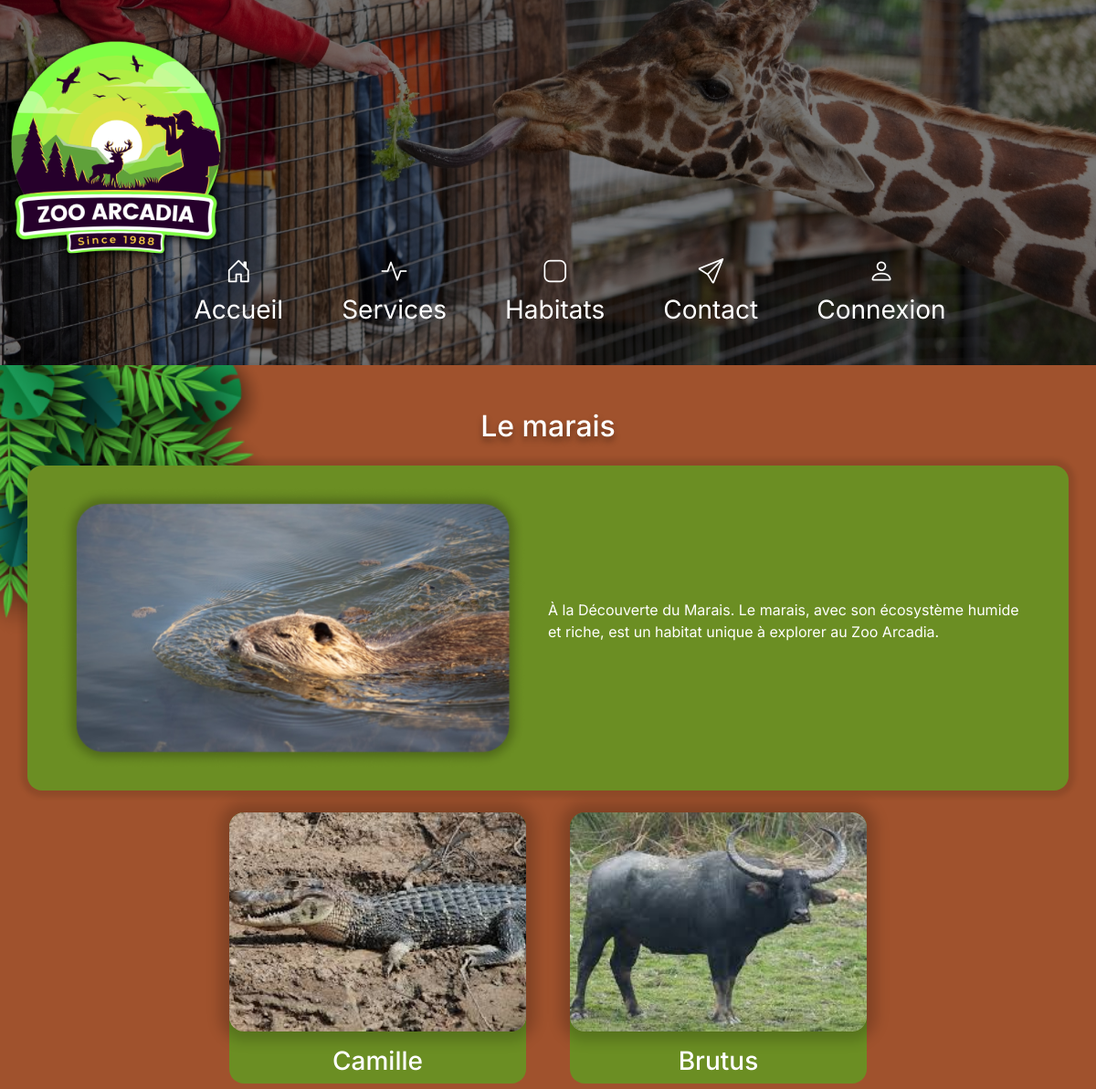
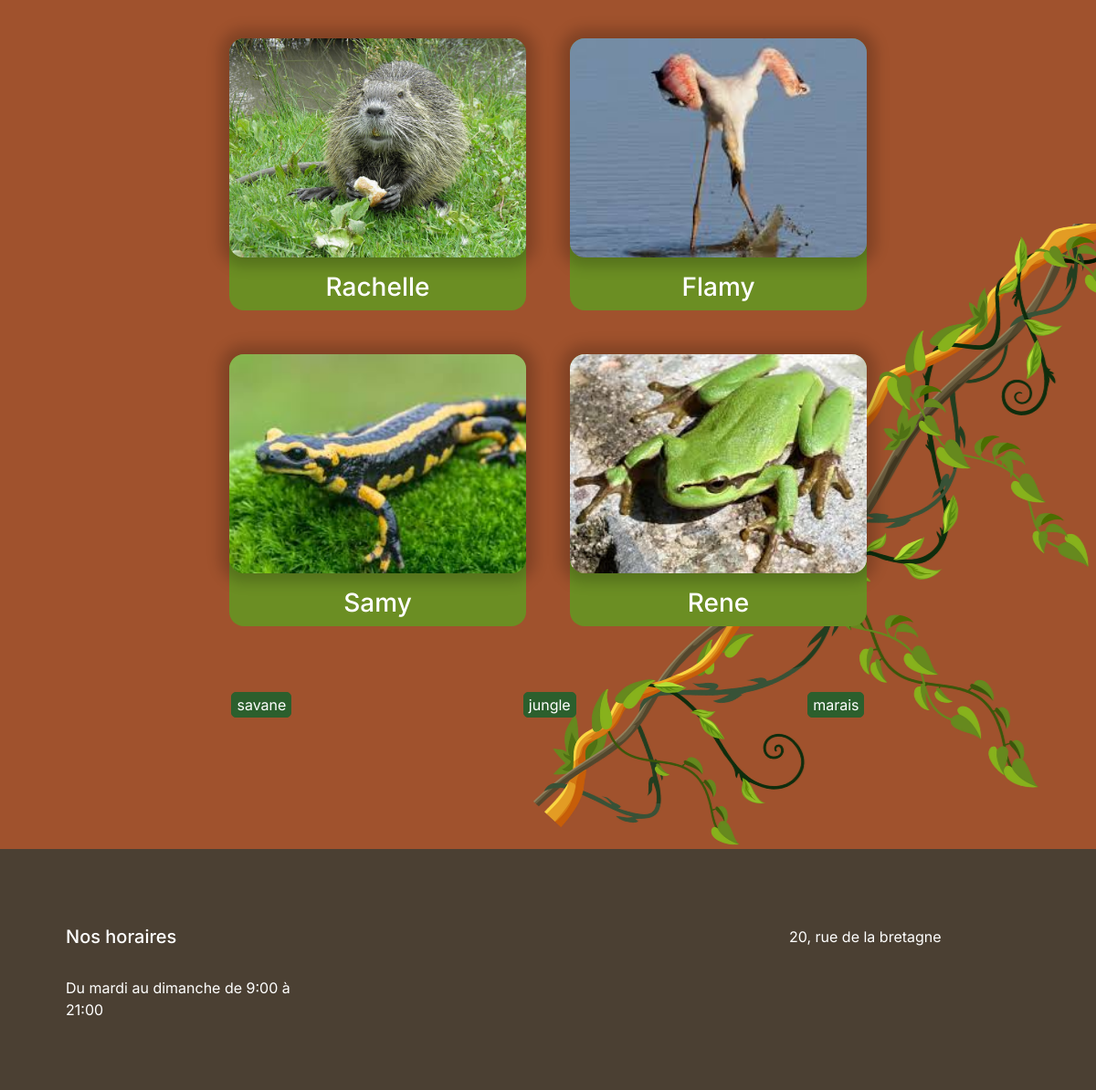
Screenshot of /public/index.php?page=habitat&id=3 with the database file from the repository (2 pictures, top to bottom).
### tables this page shows
CREATE TABLE contenu (
  id int(11) NOT NULL,
  titre varchar(250) NOT NULL,
  descriptions text DEFAULT NULL,
  images int(11) DEFAULT NULL,
  liens varchar(250) DEFAULT NULL,
  categorie varchar(250) NOT NULL
);

CREATE TABLE images (
  id_img int(11) NOT NULL,
  chemin varchar(250) DEFAULT NULL,
  infos varchar(250) DEFAULT NULL
);

CREATE TABLE animaux (
  id int(11) NOT NULL,
  prenom varchar(250) NOT NULL,
  race varchar(250) NOT NULL,
  habitat int(11) DEFAULT NULL,
  images int(11) DEFAULT NULL
);

CREATE TABLE habitat (
  id int(11) NOT NULL,
  titres varchar(250) NOT NULL,
  images int(11) DEFAULT NULL,
  liens varchar(250) DEFAULT NULL
);

### src/Models/Models.php (called while the page is built, shortened)
<?php
abstract class Models
{
    protected $pdo;
    private function setBdd()
    {
        $this->pdo = new PDO("mysql:host=localhost;dbname=zooarcadia", 'root', 'ok');
        $this->pdo->setAttribute(PDO::ATTR_ERRMODE, PDO::ERRMODE_EXCEPTION);
    }
    protected function getBdd(){
        return $this->pdo;
    }
    protected function getAllWhithImages($table,$obj)
    {
        $var = [];
        $stmt = $this->pdo->prepare("SELECT * FROM $table join images on $table.images = images.id_img;");
        $stmt->execute();
        while($data = $stmt->fetch(PDO::FETCH_ASSOC)){
            $var[] = new $obj($data);
        }
        return $var;
    }
}

### src/Models/Content.php (called while the page is built, shortened)
<?php
class Content extends Models
{
    private $titre;
    private $liens;
    private $descriptons;
    private $chemin;
    public function hydrate($data)
    {
        foreach ($data as $key => $value) {
            $method = 'set' . ucfirst($key);
        }
    }
    public function getliens()
    {
        return $this->liens;
    }
    public function getTitre()
    {
        return $this->titre;
    }
    public function setTitre($titre)
    {
        $this->titre = $titre;
    }
    public function getDescriptions()
    {
        return $this->descriptons;
    }
    public function getChemin()
    {
        return $this->chemin;
    }
    public function setChemin($chemin)
    {
        $this->chemin = $chemin;
    }
    public function setDescriptions($descriptons)
    {
        $this->descriptons = $descriptons;
    }
    public function setLiens($liens)
    {
        $this->liens = $liens;
    }
    public function getAllObjet()
    {
       return $this->getAllWhithImages('contenu', 'Models\Content');
    }
}

### src/Models/Animal.php (called while the page is built, shortened)
<?php
class Animal extends Models
{
    private $id;
    private $prenom;
    private $habitat;
    private $chemin;
    public function hydrate($data)
    {
        foreach ($data as $key => $value) {
            $method = 'set' . ucfirst($key);
        }
    }
    public function getId()
    {
        return $this->id;
    }
    public function getPrenom()
    {
        return $this->prenom;
    }
    public function getHabitat()
    {
        return $this->habitat;
    }
    public function setId($id)
    {
        $this->id = $id;
    }
    public function setPrenom($prenom)
    {
        $this->prenom = $prenom;
    }
    public function setHabitat($habitat)
    {
        $this->habitat = $habitat;
    }
    public function getChemin()
    {
        return $this->chemin;
    }
    public function setChemin($chemin)
    {
        $this->chemin = $chemin;
    }
    public function getAllObjet()
    {
       return $this->getAllWhithImages('animaux', 'Models\Animal');
    }
}

### src/Models/Habitat.php (called while the page is built, shortened)
<?php
class Habitat extends Models
{
    private $id;
    private $titres;
    public function hydrate($data)
    {
        foreach ($data as $key => $value) {
            $method = 'set' . ucfirst($key);
        }
    }
    public function getId()
    {
        return $this->id;
    }
    public function setId($id)
    {
        $this->id = $id;
    }
    public function getTitres()
    {
        return $this->titres;
    }
    public function setTitres($titres)
    {
        $this->titres = $titres;
    }
    public function getAllObjet()
    {
       return $this->getAllWhithImages('habitat', 'Models\Habitat');
    }
}

### src/Vues/_animaux.php (the view, shortened to what this page needs)
<div class="d-flex flex-wrap justify-content-center w-75 myhover container">
<?php
foreach ($this->animaux as $getAnimals) {
    if($getAnimals->getHabitat() == $id){
?>
    <div class="d-flex justify-content-center align-items-center flex-column">
        <div data-animal-id="<?= $getAnimals->getId() ?>" class="card mycard m-4 text-center rounded-4">
            <img src="/zoo/public<?= htmlentities( $getAnimals->getChemin()) ?>" class="imgcontents rounded-4 img-fluid"
                alt=" <?= htmlentities($getAnimals->getPrenom() )?>">
            <h3 class="mt-3"><?= htmlspecialchars(htmlentities( $getAnimals->getPrenom())) ?></h3>
        </div>
    </div>
    <?php
}
}
?>
</div>
<div class="d-flex justify-content-evenly mt-5">
    <?php
        foreach ($habitats as $key=>$habitat) {
            ?>
    <a href="/zoo/public/index.php?page=habitat&id=<?= htmlentities($habitat->getId()) ?>"
        class="lien-buttons text-center btn align-middle mb-4" aria-label="<?= htmlentities($habitat->getTitres()) ?>"><?= $habitat->getTitres() ?></a>
    <?php
 };
 ?>
</div>

### src/Controllers/HabitatController.php (shortened to what this page needs)
<?php
class HabitatController
{
    public function show($id)
    {
        require_once __DIR__ . '/../Vues/_header.php';
        $this->habitats = (new Habitat())->getAllObjet();
        $habitats = $this->habitats;
    $this->content = (new Content())->getAllObjet();
    foreach ($this->content as $key => $contents) {
        if($contents->getLiens() == $id){
            require __DIR__ . '/../Vues/_habitat.php';
        }
    }
    $this->animaux = (new Animal())->getAllObjet();
    require __DIR__ . '/../Vues/_animaux.php';
    }
}

### src/Vues/_habitat.php (shortened to what this page needs)
<h2 class="text-center text-white pt-4 mb-4"><?= htmlentities($contents->getTitre()) ?></h2>
<div class="d-flex justify-content-center">
    <div class="d-flex justify-content-center block-contain container rounded-4">
        <div class="row g-0 position-relative align-items-center">
            <div class="col-md-6 mb-md-0 p-md-4">
                <img src="/zoo/public<?= htmlentities($contents->getChemin()) ?>" class="w-100" alt=" du zoo">
            </div>
            <div class="col-md-6 p-4 ps-md-0">
                <p class="text-white"><?= htmlentities($contents->getDescriptions()) ?></p>
            </div>
        </div>
    </div>
</div>

### rows the page displays
contenu: titre "Le marais", images.chemin (picture), descriptions "À la Découverte du Marais. Le marais, avec son écosystème humide et riche, est un habitat unique à explorer au Zoo Arcadia."
animaux: images.chemin (picture), prenom "Camille"
animaux: images.chemin (picture), prenom "Brutus"
animaux: images.chemin (picture), prenom "Rachelle"
animaux: images.chemin (picture), prenom "Flamy"
animaux: images.chemin (picture), prenom "Samy"
animaux: images.chemin (picture), prenom "Rene"
habitat: titres "savane"
habitat: titres "jungle"
habitat: titres "marais"

### other values shown
$navLink["title"] "Accueil"
$navLink["title"] "Services"
$navLink["title"] "Habitats"
$navLink["title"] "Contact"
